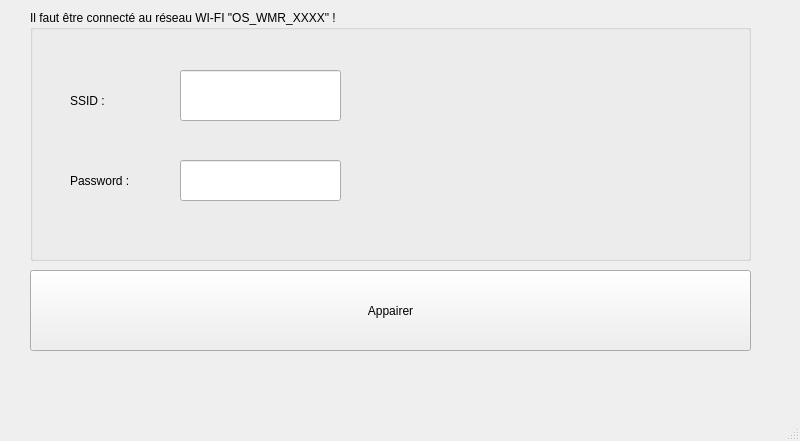
<?xml version="1.0" encoding="UTF-8"?>
<ui version="4.0">
 <class>MainWindow</class>
 <widget class="QMainWindow" name="MainWindow">
  <property name="geometry">
   <rect>
    <x>0</x>
    <y>0</y>
    <width>800</width>
    <height>441</height>
   </rect>
  </property>
  <property name="windowTitle">
   <string>MainWindow</string>
  </property>
  <widget class="QWidget" name="centralwidget">
   <widget class="QPushButton" name="Btn_connect">
    <property name="geometry">
     <rect>
      <x>30</x>
      <y>270</y>
      <width>721</width>
      <height>81</height>
     </rect>
    </property>
    <property name="text">
     <string>Appairer</string>
    </property>
   </widget>
   <widget class="QGroupBox" name="groupBox">
    <property name="geometry">
     <rect>
      <x>30</x>
      <y>10</y>
      <width>721</width>
      <height>251</height>
     </rect>
    </property>
    <property name="title">
     <string>Il faut être connecté au réseau WI-FI &quot;OS_WMR_XXXX&quot; !</string>
    </property>
    <widget class="QLabel" name="label_2">
     <property name="geometry">
      <rect>
       <x>40</x>
       <y>150</y>
       <width>71</width>
       <height>41</height>
      </rect>
     </property>
     <property name="text">
      <string>Password :</string>
     </property>
    </widget>
    <widget class="QLineEdit" name="SSID">
     <property name="geometry">
      <rect>
       <x>150</x>
       <y>60</y>
       <width>161</width>
       <height>51</height>
      </rect>
     </property>
     <property name="text">
      <string/>
     </property>
    </widget>
    <widget class="QLineEdit" name="Password">
     <property name="geometry">
      <rect>
       <x>150</x>
       <y>150</y>
       <width>161</width>
       <height>41</height>
      </rect>
     </property>
     <property name="inputMethodHints">
      <set>Qt::ImhSensitiveData</set>
     </property>
     <property name="text">
      <string/>
     </property>
    </widget>
    <widget class="QLabel" name="label">
     <property name="geometry">
      <rect>
       <x>40</x>
       <y>70</y>
       <width>71</width>
       <height>41</height>
      </rect>
     </property>
     <property name="text">
      <string>SSID :</string>
     </property>
    </widget>
   </widget>
  </widget>
  <widget class="QMenuBar" name="menubar">
   <property name="geometry">
    <rect>
     <x>0</x>
     <y>0</y>
     <width>800</width>
     <height>25</height>
    </rect>
   </property>
  </widget>
  <widget class="QStatusBar" name="statusbar"/>
 </widget>
 <resources/>
 <connections/>
</ui>
